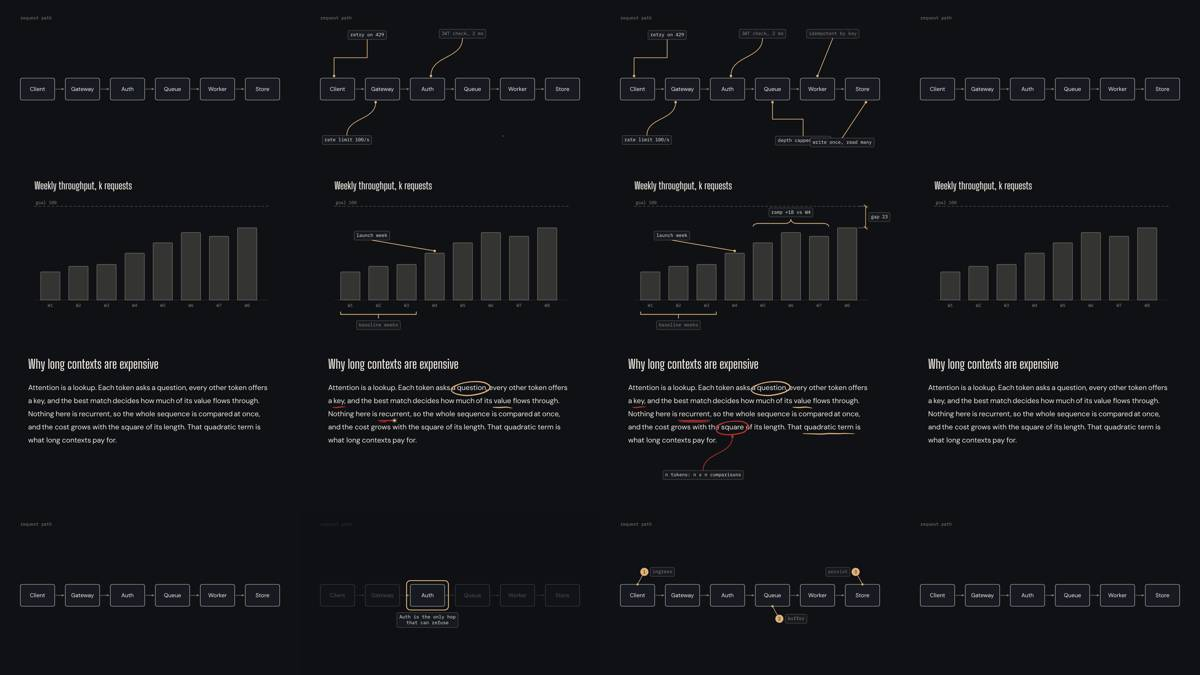
#> input picture arsenal/ds-bundle/img/annotations.jpg, 1200 x 675 px
$ python ladder.py ../../ds-bundle/img/annotations.jpg ../../ds-bundle/img/camera.jpg
#> lines starting #> are read from the running program, lines starting #| are printed output that depends on the picture; after the words box and inside, x2 and y2 are one past the last pixel; in counts of white or black regions, pixels touching at a corner belong together
#!/usr/bin/env python3
"""ladder.py <frame.png> [<floor-only.png>]: the luminance ladder of a rendered frame, in % of sRGB code (luma = .2126 R + .7152 G + .0722 B of the
codes). bg = median of two corner patches; P50 / P99 / share above 70 %; marks = unsaturated pixels 10-40 % (P10 / P50 / P90); lit = saturated
pixels below 80 %; hero = pixels above 80 % (count, max). The floor-only frame (a variant at t = 0, nothing arrived) gives the pool peak.
Labels are masked (top right band, bottom left block). Needs Pillow and numpy."""
import sys, json
import numpy as np
from PIL import Image

def luma(a): return (0.2126 * a[..., 0] + 0.7152 * a[..., 1] + 0.0722 * a[..., 2]) / 255.0

def box(x, k):
    c = np.cumsum(np.cumsum(np.pad(x, ((1, 0), (1, 0))), 0), 1); n = x.shape[0] - k + 1; m = x.shape[1] - k + 1
    return (c[k:k + n, k:k + m] - c[:n, k:k + m] - c[k:k + n, :m] + c[:n, :m]) / (k * k)

def mask(h, w):
    m = np.ones((h, w), bool); m[:int(0.13 * h), int(0.40 * w):] = False; m[int(0.74 * h):, :int(0.30 * w)] = False; return m

def main():
    a = np.array(Image.open(sys.argv[1]).convert('RGB')).astype(float); h, w, _ = a.shape
#> after `h, w, _ = a.shape`: h = 675; w = 1200
    L = luma(a); M = mask(h, w); mx = a.max(2); mn = a.min(2); sat = (mx - mn) / np.maximum(mx, 1)
#> after `sat = (mx - mn) / np.maximum(mx, 1)`:
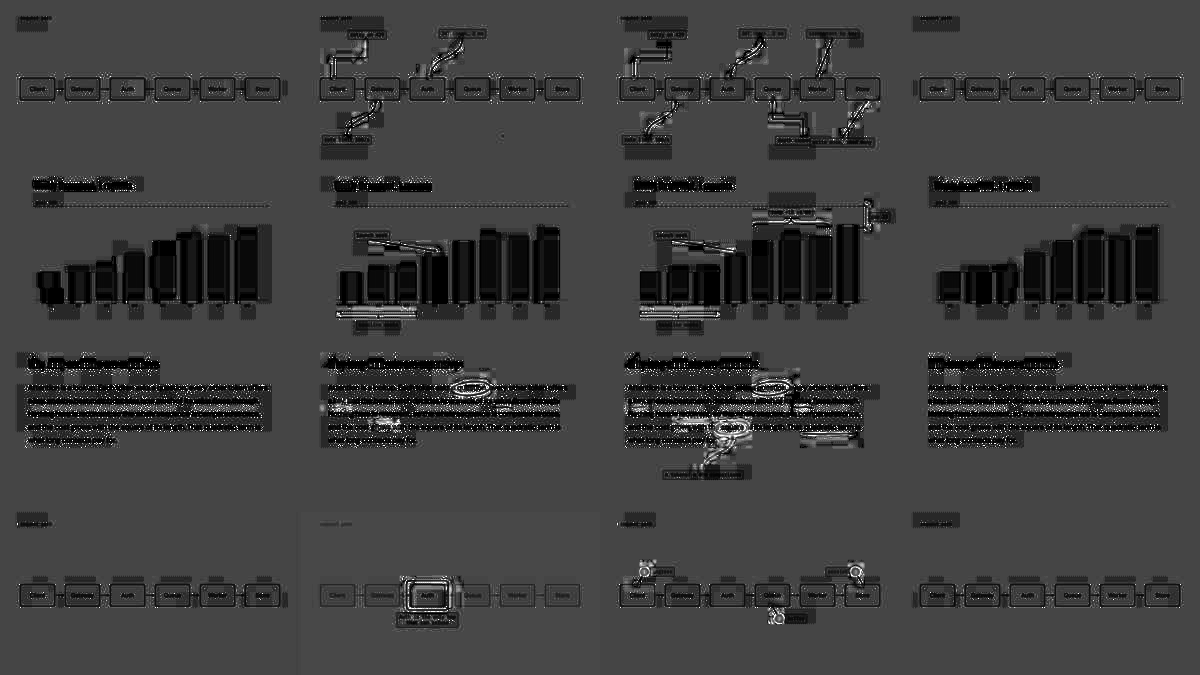
#> sat: shape (675, 1200) float64; min 0, max 1, mean 0.245
    p = int(0.12 * h)
#> p = 81
    bg = float(np.median(np.concatenate([L[p // 2:p, p // 2:p].ravel(), L[-p:-p // 2, -p:-p // 2].ravel()])))
#> bg = 0.0672
    v = L[M]; r = {'bg': round(bg * 100, 1), 'p50': round(float(np.median(v)) * 100, 1), 'p99': round(float(np.percentile(v, 99)) * 100, 1), 'share_above_70': round(float((v > 0.70).mean()) * 100, 2)}
#> after `r = {'bg': round(bg * 100, 1), 'p50': round(float(np.median(v)) * 100,`: r = {'bg': 6.7, 'p50': 6.7, 'p99': 50.4, 'share_above_70': 0.17}
    light = bg > 0.5; lo, hi = (0.45, 0.85) if light else (0.10, 0.40)
#> after `light = bg > 0.5`: light = False
#> after `lo, hi = (0.45, 0.85) if light else (0.1, 0.4)`: lo = 0.1; hi = 0.4
    mk = M & (sat < 0.30) & (L > lo) & (L < hi) & (np.abs(L - bg) > 0.02)
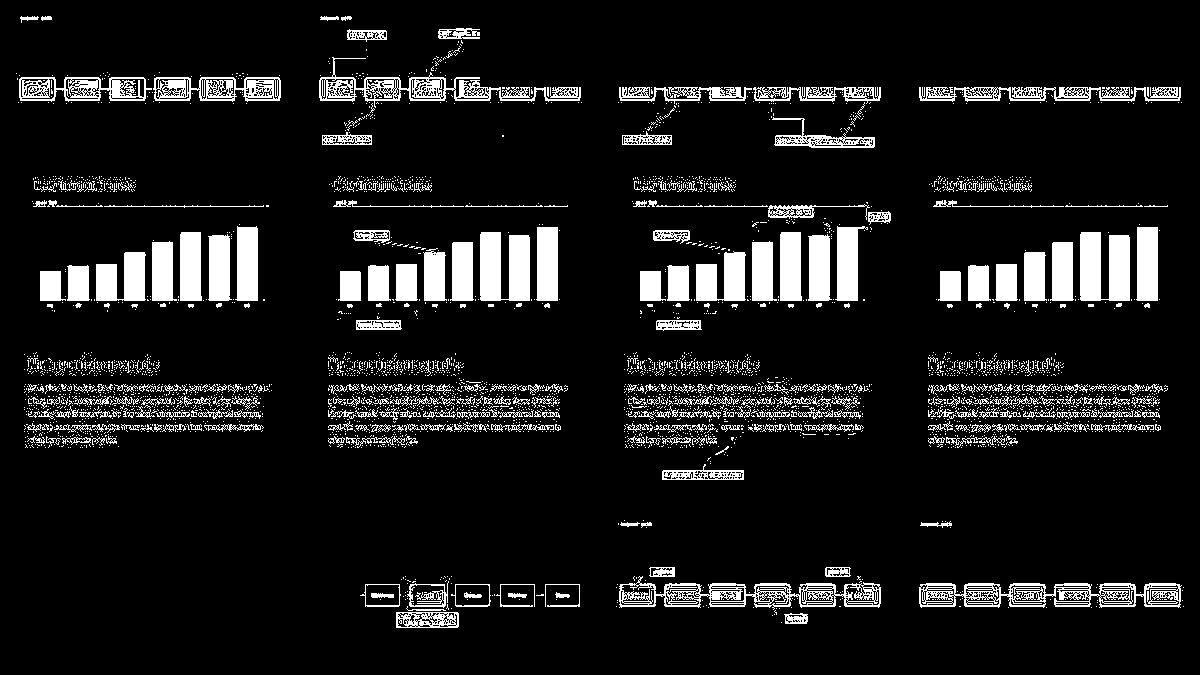
#> mk: shape (675, 1200) bool; 10.2% white; 3832 white regions (3493 under 20 px), largest, box (x1, y1, x2, y2) and area: (919, 583, 1182, 608) 3321, (619, 576, 881, 610) 3261, (319, 57, 581, 108) 3043
    if mk.any(): q = np.percentile(L[mk], [10, 50, 90]) * 100; r['marks'] = {'p10': round(q[0], 1), 'p50': round(q[1], 1), 'p90': round(q[2], 1), 'share': round(float(mk[M].mean()) * 100, 2)}
#> after `q = np.percentile(L[mk], [10, 50, 90]) * 100`: q = [10.65, 20.34, 29.78]
    lit = M & (sat >= 0.35) & (L > 0.12) & (L < 0.80)
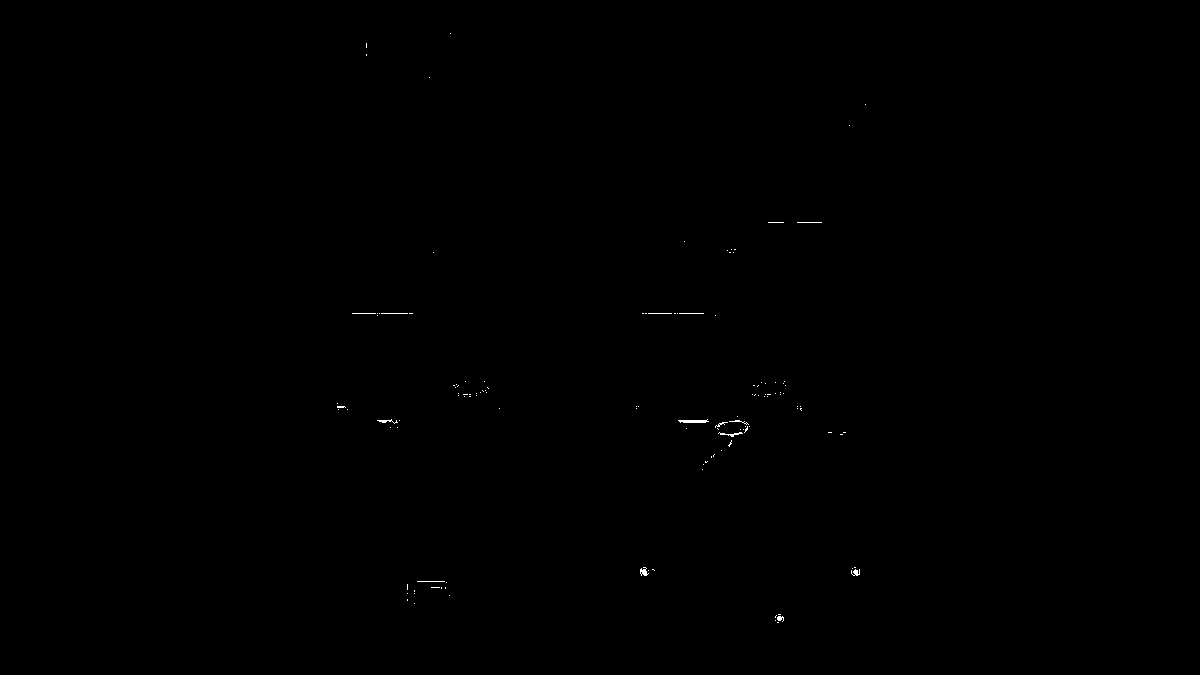
#> lit: shape (675, 1200) bool; 0.09% white in thin lines or dots, all inside (x1, y1, x2, y2) = (337, 33, 866, 623)
    if lit.any(): q = np.percentile(L[lit], [10, 50, 90]) * 100; r['lit'] = {'p10': round(q[0], 1), 'p50': round(q[1], 1), 'p90': round(q[2], 1), 'share': round(float(lit[M].mean()) * 100, 2)}
#> after `q = np.percentile(L[lit], [10, 50, 90]) * 100`: q = [12.95, 16.36, 50.24]
    hero = M & ((L < 0.15) & (sat < 0.30) if light else (L > 0.80)); r['hero'] = {'pixels': int(hero.sum()), 'share': round(float(hero[M].mean()) * 100, 3), ('min' if light else 'max'): round(float((L[hero].min() if light and hero.any() else L[M].max())) * 100, 1)}
#> after `hero = M & ((L < 0.15) & (sat < 0.3) if light else L > 0.8)`: hero: shape (675, 1200) bool; 0.04% white in thin lines or dots, all inside (x1, y1, x2, y2) = (33, 102, 1058, 621)
    if len(sys.argv) > 2:
        f = np.array(Image.open(sys.argv[2]).convert('RGB')).astype(float); Lf = luma(f); Mf = mask(h, w)
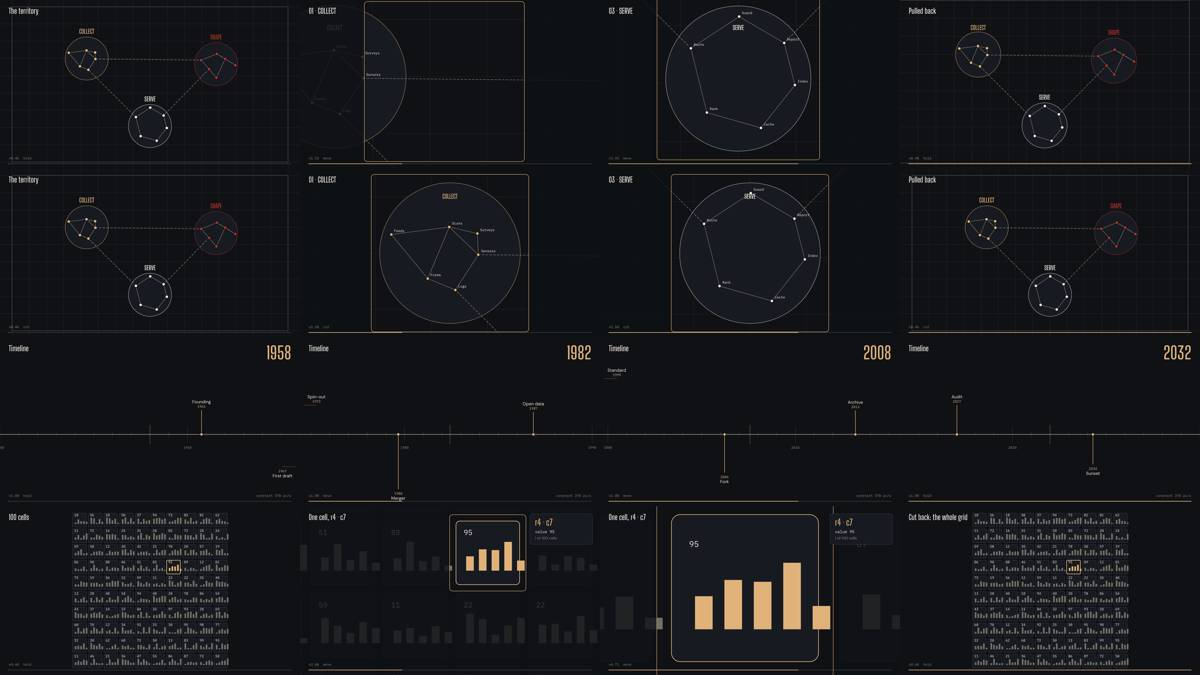
#> input picture arsenal/ds-bundle/img/camera.jpg, 1200 x 675 px
        k = 61; s = box(np.where(Mf, Lf, np.nan_to_num(np.median(Lf[Mf]))), k); r['pool_peak'] = round(float(s.max()) * 100, 1); r['floor_corner'] = round(float(np.median(Lf[p // 2:p, p // 2:p])) * 100, 1)
#> after `s = box(np.where(Mf, Lf, np.nan_to_num(np.median(Lf[Mf]))), k)`:
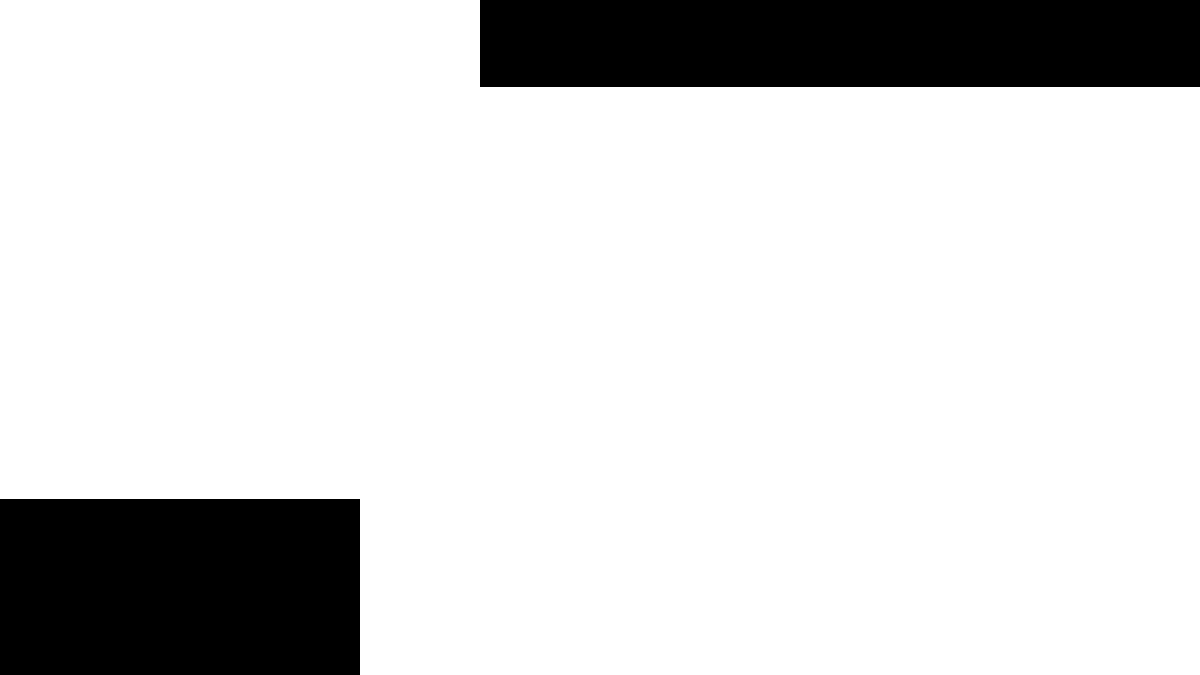
#> Mf: shape (675, 1200) bool; 84.4% white; 2 black regions, box (x1, y1, x2, y2) and area: (0, 499, 360, 675) 63360, (480, 0, 1200, 87) 62640
    print(json.dumps(r))
#> (printed output is left out)

main()
